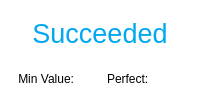
                 <widget class="QFrame" name="rsf_superior_frame">
                  <property name="sizePolicy">
                   <sizepolicy hsizetype="Preferred" vsizetype="Fixed">
                    <horstretch>0</horstretch>
                    <verstretch>0</verstretch>
                   </sizepolicy>
                  </property>
                  <property name="maximumSize">
                   <size>
                    <width>16777215</width>
                    <height>100</height>
                   </size>
                  </property>
                  <property name="sizeIncrement">
                   <size>
                    <width>0</width>
                    <height>0</height>
                   </size>
                  </property>
                  <property name="styleSheet">
                   <string notr="true">background-color: rgba(255, 255, 255, 0);
border:none;</string>
                  </property>
                  <property name="frameShape">
                   <enum>QFrame::StyledPanel</enum>
                  </property>
                  <property name="frameShadow">
                   <enum>QFrame::Raised</enum>
                  </property>
                  <layout class="QVBoxLayout" name="verticalLayout_9">
                   <property name="spacing">
                    <number>2</number>
                   </property>
                   <property name="leftMargin">
                    <number>3</number>
                   </property>
                   <property name="rightMargin">
                    <number>3</number>
                   </property>
                   <property name="bottomMargin">
                    <number>0</number>
                   </property>
                   <item>
                    <widget class="QLabel" name="rsf_title">
                     <property name="font">
                      <font>
                       <family>MS Shell Dlg 2</family>
                       <pointsize>20</pointsize>
                       <weight>50</weight>
                       <italic>false</italic>
                       <bold>false</bold>
                      </font>
                     </property>
                     <property name="styleSheet">
                      <string notr="true">QLabel{
	color: rgb(0, 168, 240);
	font: 20pt &quot;MS Shell Dlg 2&quot;;
}
QLabel:hover{
	color: rgb(51, 245, 242);
	
}





</string>
                     </property>
                     <property name="frameShape">
                      <enum>QFrame::NoFrame</enum>
                     </property>
                     <property name="lineWidth">
                      <number>1</number>
                     </property>
                     <property name="midLineWidth">
                      <number>0</number>
                     </property>
                     <property name="text">
                      <string>Succeeded</string>
                     </property>
                     <property name="textFormat">
                      <enum>Qt::AutoText</enum>
                     </property>
                     <property name="scaledContents">
                      <bool>false</bool>
                     </property>
                     <property name="alignment">
                      <set>Qt::AlignCenter</set>
                     </property>
                     <property name="wordWrap">
                      <bool>false</bool>
                     </property>
                     <property name="indent">
                      <number>-1</number>
                     </property>
                    </widget>
                   </item>
                   <item>
                    <widget class="QFrame" name="rsf_info">
                     <property name="maximumSize">
                      <size>
                       <width>16777215</width>
                       <height>100</height>
                      </size>
                     </property>
                     <property name="styleSheet">
                      <string notr="true">border:none;</string>
                     </property>
                     <property name="frameShape">
                      <enum>QFrame::StyledPanel</enum>
                     </property>
                     <property name="frameShadow">
                      <enum>QFrame::Raised</enum>
                     </property>
                     <layout class="QHBoxLayout" name="horizontalLayout_6">
                      <property name="spacing">
                       <number>0</number>
                      </property>
                      <property name="leftMargin">
                       <number>0</number>
                      </property>
                      <property name="topMargin">
                       <number>0</number>
                      </property>
                      <property name="rightMargin">
                       <number>0</number>
                      </property>
                      <property name="bottomMargin">
                       <number>0</number>
                      </property>
                      <item>
                       <widget class="QFrame" name="conteiner_lbl_min">
                        <property name="maximumSize">
                         <size>
                          <width>16777215</width>
                          <height>100</height>
                         </size>
                        </property>
                        <property name="styleSheet">
                         <string notr="true">background-color: rgba(255, 255, 255, 0);</string>
                        </property>
                        <property name="frameShape">
                         <enum>QFrame::StyledPanel</enum>
                        </property>
                        <property name="frameShadow">
                         <enum>QFrame::Raised</enum>
                        </property>
                        <layout class="QHBoxLayout" name="horizontalLayout_13">
                         <property name="spacing">
                          <number>0</number>
                         </property>
                         <property name="leftMargin">
                          <number>15</number>
                         </property>
                         <property name="topMargin">
                          <number>0</number>
                         </property>
                         <property name="rightMargin">
                          <number>15</number>
                         </property>
                         <property name="bottomMargin">
                          <number>0</number>
                         </property>
                         <item>
                          <widget class="QLabel" name="lbl_min_succeed">
                           <property name="minimumSize">
                            <size>
                             <width>40</width>
                             <height>0</height>
                            </size>
                           </property>
                           <property name="maximumSize">
                            <size>
                             <width>83</width>
                             <height>16777215</height>
                            </size>
                           </property>
                           <property name="baseSize">
                            <size>
                             <width>0</width>
                             <height>0</height>
                            </size>
                           </property>
                           <property name="styleSheet">
                            <string notr="true">background-color: rgba(255, 255, 255, 0);
font: 12pt &quot;MS Shell Dlg 2&quot;;</string>
                           </property>
                           <property name="text">
                            <string>Min Value:</string>
                           </property>
                           <property name="alignment">
                            <set>Qt::AlignRight|Qt::AlignTrailing|Qt::AlignVCenter</set>
                           </property>
                          </widget>
                         </item>
                         <item>
                          <widget class="QLabel" name="lbl_min_succeed_value">
                           <property name="minimumSize">
                            <size>
                             <width>0</width>
                             <height>35</height>
                            </size>
                           </property>
                           <property name="maximumSize">
                            <size>
                             <width>50</width>
                             <height>16777215</height>
                            </size>
                           </property>
                           <property name="contextMenuPolicy">
                            <enum>Qt::CustomContextMenu</enum>
                           </property>
                           <property name="styleSheet">
                            <string notr="true">font: 14pt &quot;MS Shell Dlg 2&quot;;
color: rgb(237, 131, 84);</string>
                           </property>
                           <property name="text">
                            <string/>
                           </property>
                           <property name="alignment">
                            <set>Qt::AlignCenter</set>
                           </property>
                          </widget>
                         </item>
                        </layout>
                       </widget>
                      </item>
                      <item>
                       <widget class="QFrame" name="conteiner_lbl_perfect">
                        <property name="frameShape">
                         <enum>QFrame::StyledPanel</enum>
                        </property>
                        <property name="frameShadow">
                         <enum>QFrame::Raised</enum>
                        </property>
                        <layout class="QHBoxLayout" name="horizontalLayout_14">
                         <property name="spacing">
                          <number>0</number>
                         </property>
                         <property name="leftMargin">
                          <number>7</number>
                         </property>
                         <property name="topMargin">
                          <number>0</number>
                         </property>
                         <property name="rightMargin">
                          <number>15</number>
                         </property>
                         <property name="bottomMargin">
                          <number>0</number>
                         </property>
                         <item>
                          <widget class="QLabel" name="lbl_perfect_numb">
                           <property name="maximumSize">
                            <size>
                             <width>60</width>
                             <height>16777215</height>
                            </size>
                           </property>
                           <property name="styleSheet">
                            <string notr="true">background-color: rgba(255, 255, 255, 0);
font: 12pt &quot;MS Shell Dlg 2&quot;;</string>
                           </property>
                           <property name="text">
                            <string>Perfect:</string>
                           </property>
                          </widget>
                         </item>
                         <item>
                          <widget class="QLabel" name="lbl_perfect_value">
                           <property name="minimumSize">
                            <size>
                             <width>0</width>
                             <height>35</height>
                            </size>
                           </property>
                           <property name="maximumSize">
                            <size>
                             <width>50</width>
                             <height>16777215</height>
                            </size>
                           </property>
                           <property name="styleSheet">
                            <string notr="true">font: 14pt &quot;MS Shell Dlg 2&quot;;
color: rgb(58, 183, 104);</string>
                           </property>
                           <property name="text">
                            <string/>
                           </property>
                           <property name="alignment">
                            <set>Qt::AlignCenter</set>
                           </property>
                          </widget>
                         </item>
                        </layout>
                       </widget>
                      </item>
                     </layout>
                    </widget>
                   </item>
                  </layout>
                 </widget>
